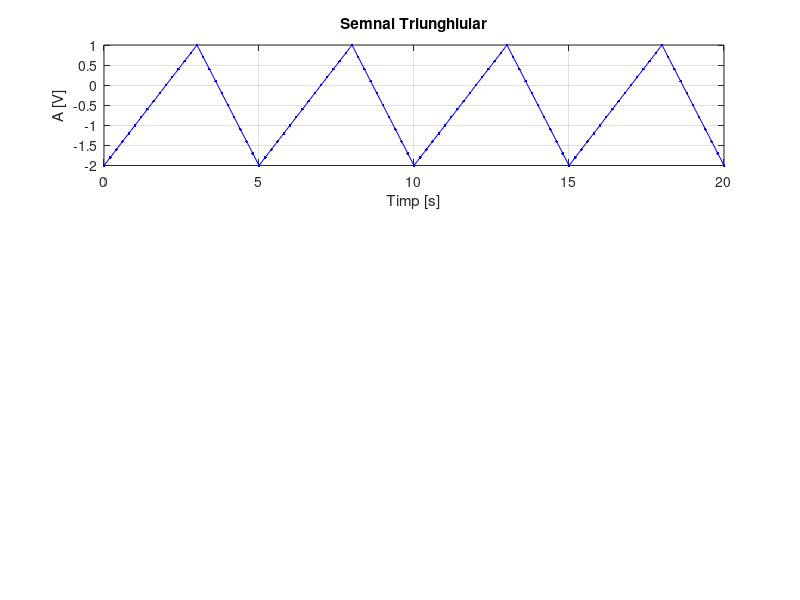

Write MATLAB code to recreate this figure.
%semnal triunghiular simetric
%T=5s, A+=1, A-=-2, m=1V/s
t=0:0.002:15;     %0.002=2ms=rezolutia temporara
f=0.2
w=2*pi*f
x=1.5*sawtooth(w*t, 0.6)-0.5
subplot(3,1,1)
plot(t,x,'-b.')
title('Semnal Triunghiular')
xlabel('Timp [s]')
ylabel('A [V]')

t=0:0.02:20;     %0.02=20ms=rezolutia temporara
f=0.2
w=2*pi*f
x=1.5*sawtooth(w*t, 0.6)-0.5
subplot(3,1,1)
plot(t,x,'-b.')
title('Semnal Triunghiular')
xlabel('Timp [s]')
ylabel('A [V]')

t=0:0.2:20;      %0.2=200ms=rezolutie temporara
f=0.2
w=2*pi*f
x=1.5*sawtooth(w*t, 0.6)-0.5;
plot(t,x,'-b.')
title('Semnal Triunghiular')
xlabel('Timp [s]')
ylabel('A [V]')

grid on

%title, xlabel, ylabel precizeaza titlul graficului si a etichetelor axelor
%Cu ajutorul functiei plot se traseaza graficul.
%Functia subplot afiseaza mai multe grafice intr-o singura figura.
%Functia sawtooth genereaza semnalul triunghiular